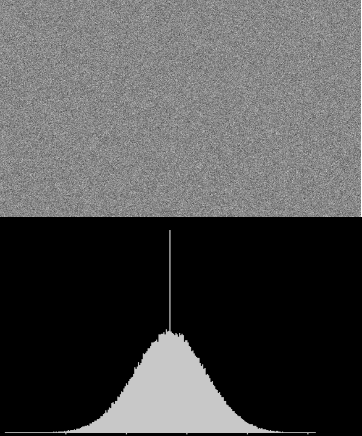
#> input picture Part 3/zs.jpg, 362 x 436 px
$ python learning_4.py
#> lines starting #> are read from the running program, lines starting #| are printed output that depends on the picture
# Chapter 16 图像平滑
"""
LPF 低􏰪通滤波：去除噪音，模糊图像
HPF 􏰞􏰪高通滤波：找到图像的􏰭边缘
"""
import cv2
from matplotlib import pyplot as plt


# 显示图像函数
def ShowImage(name_of_image, image, rate):
    img_min = cv2.resize(image, None, fx=rate, fy=rate, interpolation=cv2.INTER_CUBIC)
    cv2.namedWindow(name_of_image, cv2.WINDOW_NORMAL)
    cv2.imshow(name_of_image, img_min)
    if cv2.waitKey(0) == 27:  # wait for ESC to exit
        print('Not saved!')
        cv2.destroyAllWindows()
    elif cv2.waitKey(0) == ord('s'):  # wait for 's' to save and exit
        cv2.imwrite(name_of_image + '.jpg', image)  # save
        print('Saved successfully!')
        cv2.destroyAllWindows()

# 图像模糊技术
# 16.1 平均: cv2.blur()与cv2.boxFilter()
img = cv2.imread('zs.jpg')
#> img is the input picture: shape (436, 362, 3); min 0, max 255, mean 79.8
blur = cv2.blur(img, (5, 5))
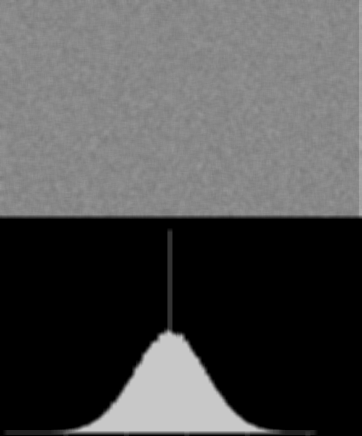
#> blur: shape (436, 362, 3); min 0, max 200, mean 79.7

# 16.2 高斯模糊: cv2.GaussianBlur() 􏰇高斯核的宽和􏰇􏰀高必􏰢是[奇数] odd􏰁
gaussian = cv2.GaussianBlur(img, (5, 5), 0)

# 16.3 中值模糊: cv2.medianBlur() 与卷积框对应像素的中值来替代中心像素的值, 用于去􏰅椒盐噪声(斑点)
median = cv2.medianBlur(img, 5)
# 16.4 双边滤波: cv2.bilateralFilter() 在【保持􏰋边界】清晰的情况下有效的去去除噪音
bilateral = cv2.bilateralFilter(img, 9, 75, 75)

plt.subplot(231), plt.imshow(img), plt.title('Original')
plt.xticks([]), plt.yticks([])

plt.subplot(232), plt.imshow(blur), plt.title('Blur')
plt.xticks([]), plt.yticks([])

plt.subplot(233), plt.imshow(gaussian), plt.title('Gaussian Blur')
plt.xticks([]), plt.yticks([])

plt.subplot(234), plt.imshow(median), plt.title('Median Blur')
plt.xticks([]), plt.yticks([])

plt.subplot(235), plt.imshow(bilateral), plt.title('Bilateral Blur')
plt.xticks([]), plt.yticks([])

plt.show()
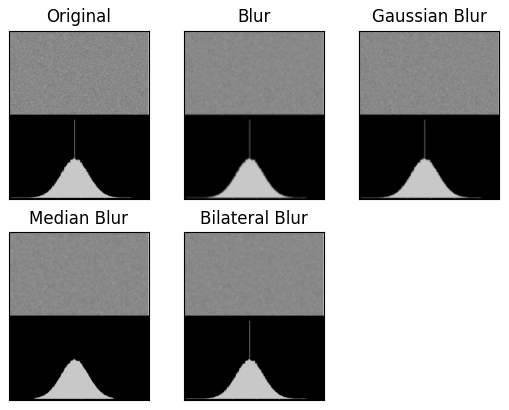
#> figure drawn by matplotlib, 5 panels

'''
【小结】
在不知道用什么滤波器好的时候，优先高斯滤波cv2.GaussianBlur()，然后均值滤波cv2.blur()。
斑点和椒盐噪声优先使用中值滤波cv2.medianBlur()。
要去除噪点的同时尽可能保留更多的边缘信息，使用双边滤波cv2.bilateralFilter()。

【线性】滤波方式：均值滤波、方框滤波、高斯滤波（速度相对快）
【非线性】滤波方式：中值滤波、双边滤波（速度相对慢)
'''
